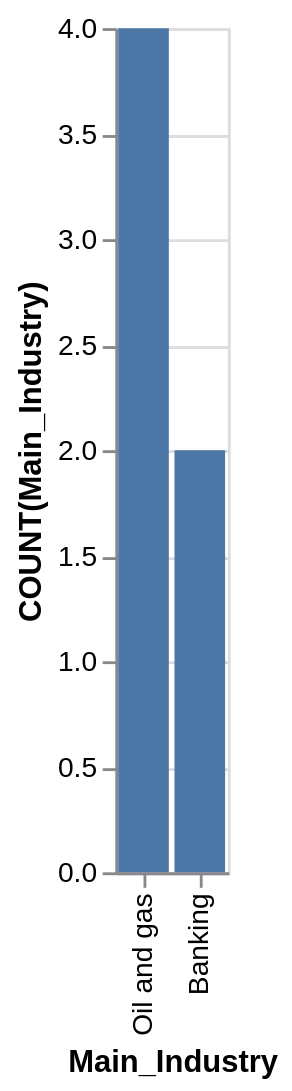

The specification (Vega-Lite) saved for this image:
### Vega-Lite specification from a JSON file in a GitHub repository (floating-point values rounded to 4 significant figures)
{"data": {"values": [{"x_data": "Banking", "y_data": 2}, {"x_data": "Oil and gas", "y_data": 4}]}, "mark": "bar", "encoding": {"x": {"field": "x_data", "type": "nominal", "title": "Main_Industry", "sort": "descending"}, "y": {"field": "y_data", "type": "quantitative", "title": "COUNT(Main_Industry)"}}}
